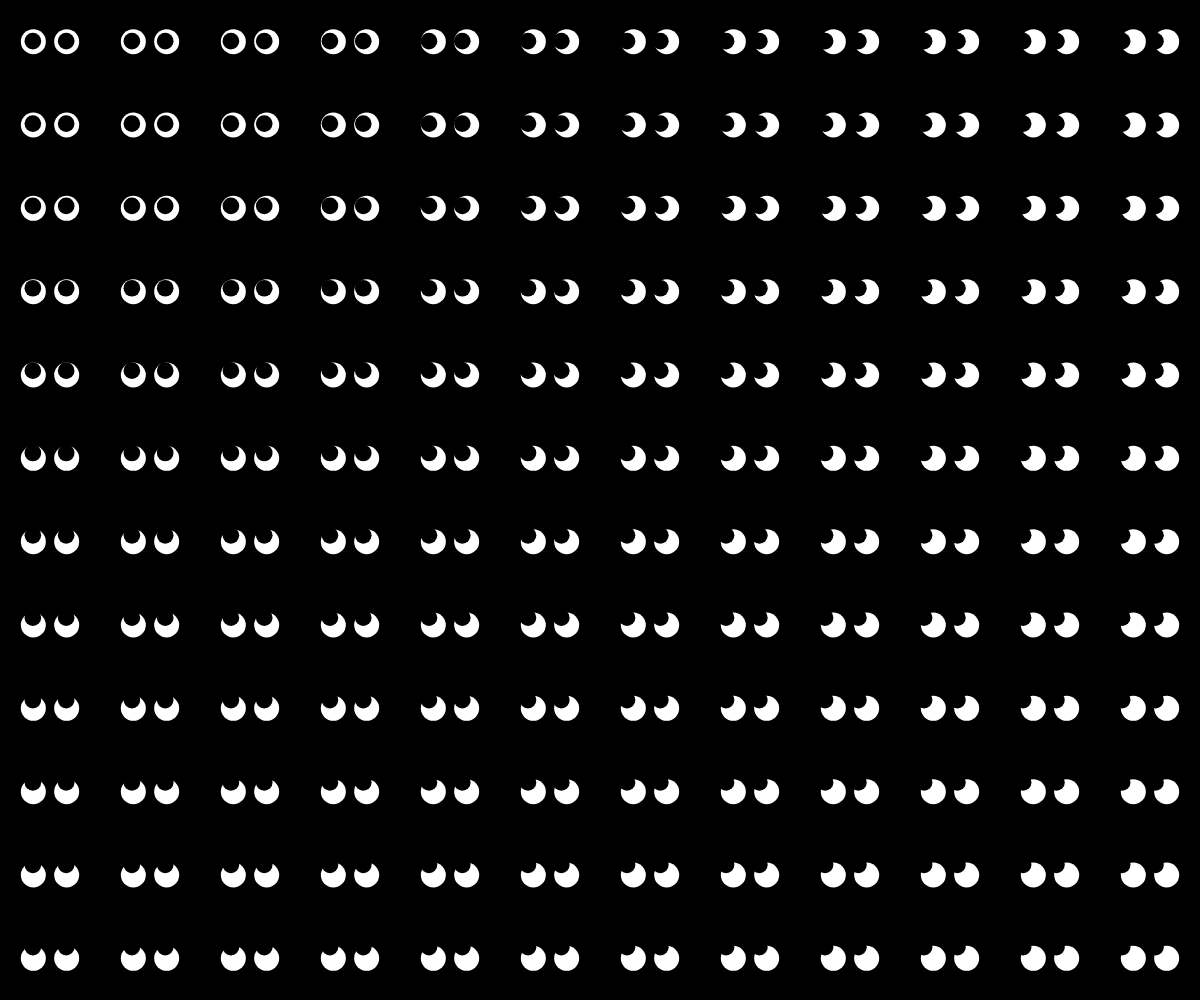
Frame 1 (no input)
Frame 60 (no input): identical to frame 1, image omitted
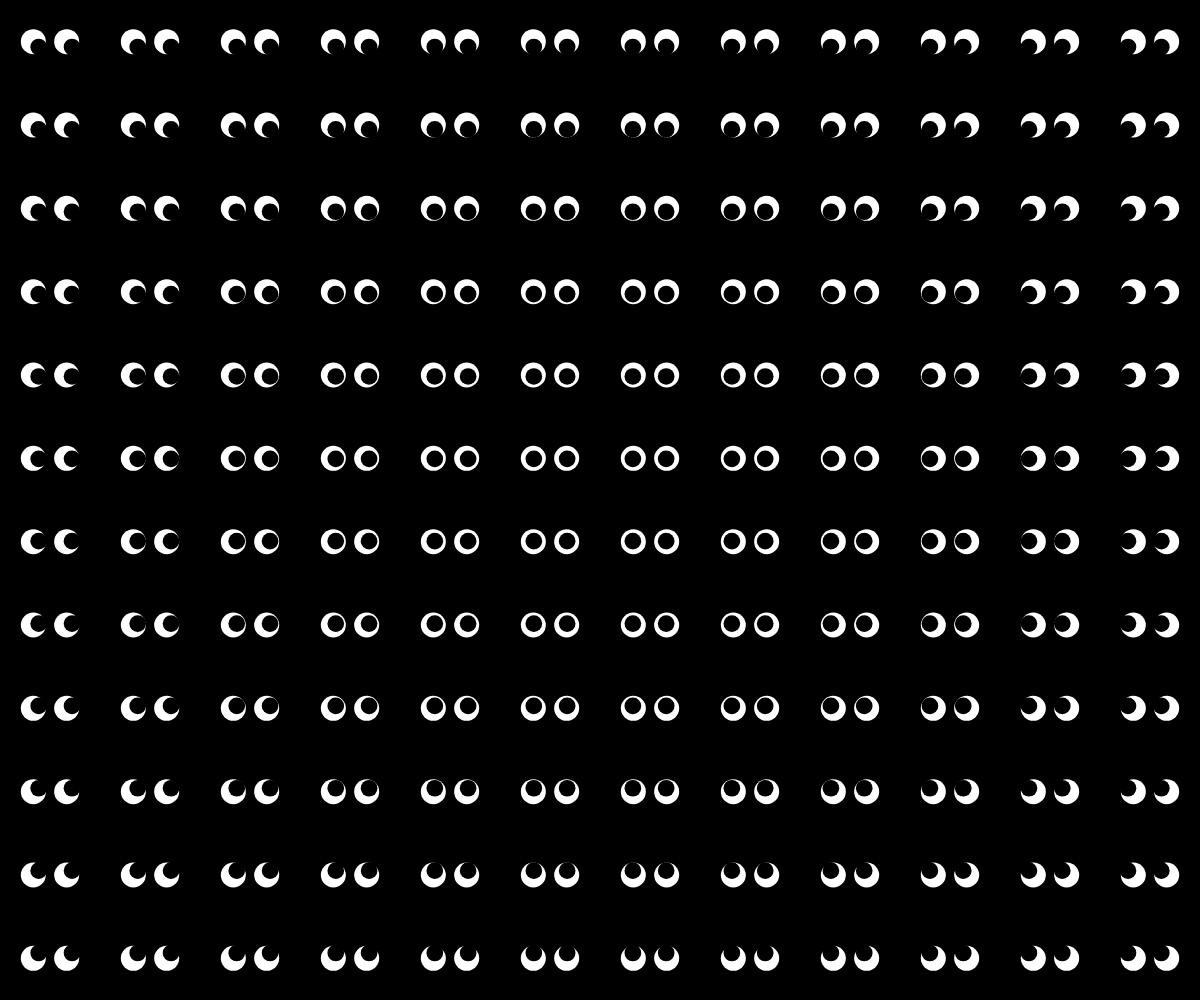
Frame 120 (the mouse pressed at the canvas centre since frame 60)

The p5.js sketch that drew these frames (run headless with seeded random() and noise() and a simulated clock; from frame 60 on, the mouse is pressed at the canvas centre):

// p5.js sketch
// ── sketch.js
let xx = 0;
let yy = 0;

let tilesX, tilesY;
let gridX, gridY, grid;
let centerX, centerY;
let eyeDistance;

function setup() {
    let canvas = createCanvas(windowWidth, windowHeight);
    canvas.position(0, 0);

    tilesX = floor(width / 100);
    tilesY = floor(height / 80);


    gridX = width / tilesX;
    gridY = height / tilesY;
    grid = gridX < gridY ? gridX : gridY;

    noStroke();
    rectMode(CENTER);

}

function draw() {
    background(0);
    noStroke();

    // Use mouse position data
    xx = mouseX;
    yy = mouseY;

    drawGrid();
}


function drawGrid() {
    for (let y = 0; y < tilesY; y++) {
        for (let x = 0; x < tilesX; x++) {

            centerX = x * gridX + (gridX / 2);
            centerY = y * gridY + (gridY / 2);

            eyeDistance = grid * 0.2;

            fill(255)
            ellipse(centerX - eyeDistance, centerY, grid * 0.3, grid * 0.3);
            diffX = map(xx, centerX - width / 2, centerX + width / 2, -grid * 0.07, grid * 0.07);
            diffY = map(yy, centerY - height / 2, centerY + height / 2, -grid * 0.07, grid * 0.07);

            fill(0);
            ellipse(centerX - eyeDistance + diffX, centerY + diffY, grid * 0.2, grid * 0.2);

            fill(255)
            ellipse(centerX + eyeDistance, centerY, grid * 0.3, grid * 0.3);
            diffX = map(xx, centerX - width / 2, centerX + width / 2, -grid * 0.07, grid * 0.07);
            diffY = map(yy, centerY - height / 2, centerY + height / 2, -grid * 0.07, grid * 0.07);

            fill(0);
            ellipse(centerX + eyeDistance + diffX, centerY + diffY, grid * 0.2, grid * 0.2);

            if (random() > 0.9995) {
                animateBlink(centerX, centerY);
            }
        }
    }
}

function animateBlink(x, y) {
    let div = createDiv('');
    div.style('position', 'absolute');
    div.style('width', `${gridX}px`);
    div.style('height', `${grid / 2}px`);
    div.class('blink top');
    div.position(x - gridX / 2, y - grid * 0.7);

    let div2 = createDiv('');
    div2.style('position', 'absolute');
    div2.style('width', `${gridX}px`);
    div2.style('height', `${grid / 2}px`);
    div2.class('blink bottom');
    div2.position(x - gridX / 2, y + grid * 0.2);

    setTimeout(() => {
        div.remove();
        div2.remove();
    }, 2000);
}
